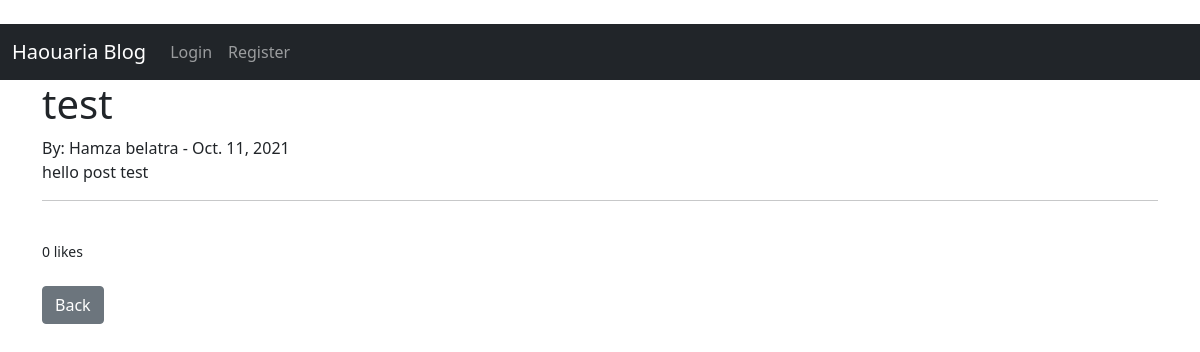
Screenshot of /article/4 with the database file from the repository.
### theblog/models.py (models this page shows, shortened)
class Post (models.Model):
    title = models.CharField(max_length=255)
    title_tag = models.CharField(max_length=255)
    author = models.ForeignKey(User,on_delete=models.CASCADE)
    snippet = models.CharField(max_length=255)
    body = RichTextField(blank=True, null=True)
    post_date = models.DateField(auto_now_add=True)
    category = models.ForeignKey(Category,on_delete=models.CASCADE,null=True, blank=True)
    likes= models.ManyToManyField(User,related_name='blog_post')
    header_image= models.ImageField(null=True, blank=True, upload_to="images/")
    @property
    def get_photo_url(self):
        if self.header_image and hasattr(self.header_image, 'url'):
            return self.header_image.url
    def total_likes(self):
        return self.likes.count()

### theblog/views.py (the view)
# urls.py: path('article/<int:pk>',ArticleDetailView.as_view(), name="article-detail"),
class ArticleDetailView(DetailView):
    model = Post
    template_name = 'article_details.html'
    def get_context_data(self, *args,**kwargs):
        context = super(ArticleDetailView,self).get_context_data(*args,**kwargs)
        stuff = get_object_or_404(Post, id=self.kwargs['pk'])
        liked = False
        if stuff.likes.filter(id=self.request.user.id).exists():
            liked =True
        total_likes = stuff.total_likes()
        context ['total_likes']= total_likes
        context ['liked']= liked
        return context

### theblog/templates/article_details.html (shortened to what this page needs)
{% extends 'base.html' %}
{% block content%}
<h1>
    {{post.title}} <br />
</h1>
 By: {{post.author.first_name}}
{{post.author.last_name}} -
{{post.post_date}}
<br />
{{post.body|safe}}
<br />
<hr />
<br />
{% if user.is_authenticated %}
<form method="POST" action="{% url 'like-post' post.pk %}">
    {% csrf_token %}
    {% if liked %}
    <button type="submit" , name="post_id" , value="{{post.id}}" , class="btn btn-danger btn-sm">UnLike</button>
    {% else %}
    <button type="submit" , name="post_id" , value="{{post.id}}" , class="btn btn-primary btn-sm">Like</button>
    {%endif%}
    <small> {{total_likes}}   likes</small>
    {%else %}
    <small> {{total_likes}}   likes</small>
{%endif%}
<br />
<br />
<a href="{% url 'home' %}" class="btn btn-secondary">Back</a>
    {% endblock %}

### theblog/templates/base.html (style rules this page uses)
a { text-decoration: none }

### rows the page displays
Post: title "test", author.first_name "Hamza", author.last_name "belatra", post_date "Oct. 11, 2021", body "hello post test"

### other values shown
{{ total_likes }} "0"
